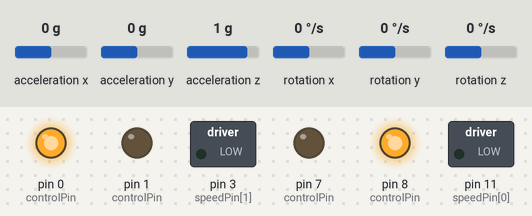
Recording of a sketch running on a simulated Arduino Uno, built with avr-gcc and run on an emulated ATmega328P. Shown: switched loads named in the sketch (green lamp = pin HIGH), output pins drawn as LEDs (lit = HIGH). The test bench sets the inputs (shaded band); at power-on: acceleration x 0 g, rotation y 0 °/s, acceleration y 0 g, acceleration z 1 g, rotation x 0 °/s, rotation z 0 °/s.

Above: at 3.6 s.
3.7 s: acceleration x set to -1.4 g
At 4.2 s:
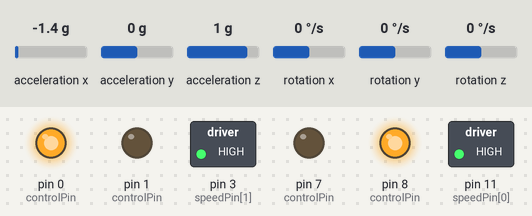
5.2 s: acceleration x set to 0.1 g
At 7.44 s:
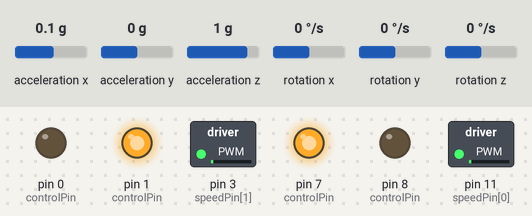
8.2 s: acceleration x set to 0 g
11.2 s: acceleration x set to -0.8 g
At 12.2 s:
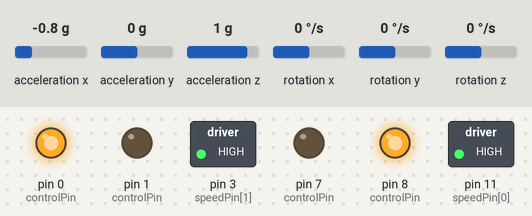
12.7 s: rotation y set to -192 °/s
At 14.0 s:
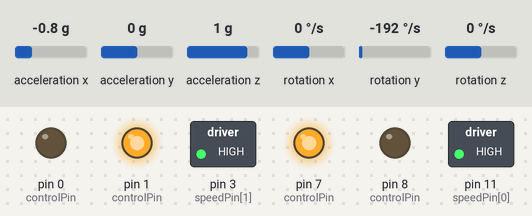
14.3 s: rotation y set to 192 °/s
At 15.6 s:
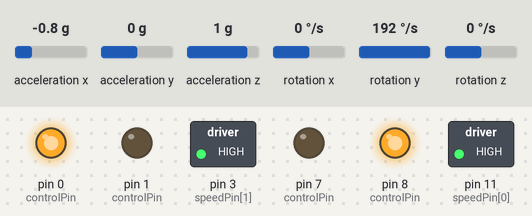
Timing chart, 0 to 17.2 s (numbered marks = the images above; inputs shaded):
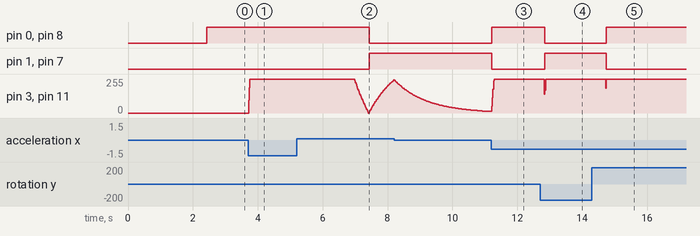

The sketch:

balancer.ino
```cpp
#include "Wire.h"
#include "I2Cdev.h"
#include "MPU6050.h"
//#define DEBUG__

// Constants for tuing complementary filter, PID, and sampling rate.
const double W = 0.98;
const double Kp = 100;
const double Ki = 0;
const double Kd = 30;
const int Hz = 50;

// Constants for H-bridge motor driver.
const int controlPin[2][2] = {{8, 1}, {0, 7}};
const int speedPin[] = {11, 3};
const int FORWARD = 0;
const int BACKWARD = 1;

MPU6050 accel;

double gyZero = 0.0;
double angleZero = 0.0;
double complementaryAngle = 0.0;
double lastAngle = 0.0;
double angleSum = 0.0;

long timer;

void setup() {
#ifdef DEBUG__
  Serial.begin(115200);
#endif

  Wire.begin();
  accel.initialize();
  accel.setFullScaleGyroRange(1);  // +/- 500 degrees/s, 65.5 LSB/deg/s

  for (int i = 0; i < 2; i++) {
    digitalWrite(speedPin[i], LOW);
    for (int j = 0; j < 2; j++) {
      pinMode(controlPin[i][j], OUTPUT);
    }
    pinMode(speedPin[i], OUTPUT);
  }

  delay(1000);  // You need to make your bot up right within 1 second. :)
  calibrateSensors();

  timer = micros();
}

void loop() {
  long current = micros();
  double dt = current - timer;

  if (dt < 1000000 / Hz) {
    return;
  }

  timer = current;

  int16_t ax, ay, az, gx, gy, gz;
  accel.getMotion6(&ax, &ay, &az, &gx, &gy, &gz);

  double rate = getRate(gy);
  double angle = getAngle(ax, az);
  complementaryAngle = W * (complementaryAngle + rate * dt / 1000000.0) + (1 - W) * angle;

  double diff = (lastAngle - complementaryAngle) * dt / 1000000.0;
  angleSum += complementaryAngle;
  lastAngle = complementaryAngle;

  double output = Kp * complementaryAngle + Ki * angleSum + Kd * diff;


#ifdef DEBUG__
  Serial.print(rate);
  Serial.print("\t");
  Serial.print(angle);
  Serial.print("\t");
  Serial.print(complementaryAngle);
  Serial.print("\t");
  Serial.println(output);
#endif

  run(output);
}

void turnOn(int index, int dir, int speed) {
#ifndef DEBUG__
  digitalWrite(controlPin[index][0], dir == FORWARD ? LOW : HIGH);
  digitalWrite(controlPin[index][1], dir == FORWARD ? HIGH : LOW);
  analogWrite(speedPin[index], speed);
#endif
}

void run(int output) {
  int dir = output > 0 ? FORWARD : BACKWARD;
  int speed = max(0, min(255, abs(output)));
#ifdef DEBUG__
  Serial.print(dir);
  Serial.print("\t");
  Serial.println(speed);
#endif
  for (int i = 0; i < 2; i++) {
    turnOn(i, dir, speed);
  }
}

void calibrateSensors() {
  gyZero = 0.;
  angleZero = 0.;
  for (int i = 0; i < 100; i++) {
    int16_t ax, ay, az, gx, gy, gz;
    accel.getMotion6(&ax, &ay, &az, &gx, &gy, &gz);
    gyZero += gy;
    angleZero += degrees(atan2(ax, az + 4096));
    delay(10);
  }
  gyZero /= 100.;
  angleZero /= 100.;
}

double getRate(int16_t gy) {
  return -((double) gy - gyZero) / 65.5;  // See MPU6050::getRotation() comment for 65.5.
}

double getAngle(int16_t ax, int16_t az) {
  return degrees(atan2(ax, az + 4096)) - angleZero;  // See MPU6050::getAcceleration for 4096.
}
```

Measured:
- after the input at 3.7 s, pin 3 (speedPin[1]), pin 11 (speedPin[0]): 0/255 → 255/255 at once
- after the input at 5.2 s, pin 0 (controlPin), pin 8 (controlPin): HIGH → LOW after 2.2 s; pin 1 (controlPin), pin 7 (controlPin): LOW → HIGH after 2.2 s
- after the input at 11.2 s, pin 0 (controlPin), pin 8 (controlPin): LOW → HIGH at once; pin 1 (controlPin), pin 7 (controlPin): HIGH → LOW at once
- after the input at 12.7 s, pin 0 (controlPin), pin 8 (controlPin): HIGH → LOW after 0.15 s; pin 1 (controlPin), pin 7 (controlPin): LOW → HIGH after 0.15 s; pin 3 (speedPin[1]), pin 11 (speedPin[0]): 255/255 → 141/255 after 0.13 s, → 172/255 0.02 s later, → 255/255 0.02 s later
- after the input at 14.3 s, pin 0 (controlPin), pin 8 (controlPin): LOW → HIGH after 0.44 s; pin 1 (controlPin), pin 7 (controlPin): HIGH → LOW after 0.44 s; pin 3 (speedPin[1]), pin 11 (speedPin[0]): 255/255 → 184/255 after 0.42 s, → 255/255 0.02 s later
